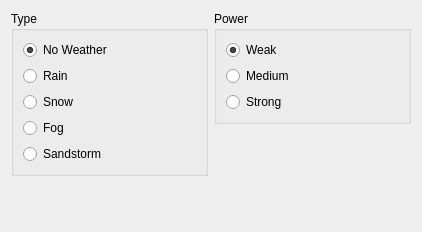
<?xml version="1.0" encoding="UTF-8"?>
<ui version="4.0">
 <class>WeatherEffectsWidget</class>
 <widget class="QWidget" name="WeatherEffectsWidget">
  <property name="geometry">
   <rect>
    <x>0</x>
    <y>0</y>
    <width>422</width>
    <height>232</height>
   </rect>
  </property>
  <layout class="QHBoxLayout" name="horizontalLayout">
   <item>
    <layout class="QVBoxLayout" name="verticalLayout_2">
     <item>
      <widget class="QGroupBox" name="groupBox">
       <property name="title">
        <string>Type</string>
       </property>
       <layout class="QVBoxLayout" name="verticalLayout">
        <item>
         <widget class="QRadioButton" name="radioTypeNo">
          <property name="text">
           <string>No Weather</string>
          </property>
          <property name="checked">
           <bool>true</bool>
          </property>
          <attribute name="buttonGroup">
           <string notr="true">groupType_arg0</string>
          </attribute>
         </widget>
        </item>
        <item>
         <widget class="QRadioButton" name="radioTypeRain">
          <property name="text">
           <string>Rain</string>
          </property>
          <attribute name="buttonGroup">
           <string notr="true">groupType_arg0</string>
          </attribute>
         </widget>
        </item>
        <item>
         <widget class="QRadioButton" name="radioTypeSnow">
          <property name="text">
           <string>Snow</string>
          </property>
          <attribute name="buttonGroup">
           <string notr="true">groupType_arg0</string>
          </attribute>
         </widget>
        </item>
        <item>
         <widget class="QRadioButton" name="radioTypeFog">
          <property name="text">
           <string>Fog</string>
          </property>
          <attribute name="buttonGroup">
           <string notr="true">groupType_arg0</string>
          </attribute>
         </widget>
        </item>
        <item>
         <widget class="QRadioButton" name="radioTypeSand">
          <property name="text">
           <string>Sandstorm</string>
          </property>
          <attribute name="buttonGroup">
           <string notr="true">groupType_arg0</string>
          </attribute>
         </widget>
        </item>
       </layout>
      </widget>
     </item>
     <item>
      <spacer name="verticalSpacer">
       <property name="orientation">
        <enum>Qt::Vertical</enum>
       </property>
       <property name="sizeHint" stdset="0">
        <size>
         <width>20</width>
         <height>40</height>
        </size>
       </property>
      </spacer>
     </item>
    </layout>
   </item>
   <item>
    <layout class="QVBoxLayout" name="verticalLayout_4">
     <item>
      <widget class="QGroupBox" name="groupBox_2">
       <property name="title">
        <string>Power</string>
       </property>
       <layout class="QVBoxLayout" name="verticalLayout_3">
        <item>
         <widget class="QRadioButton" name="radioPowerWeak">
          <property name="text">
           <string>Weak</string>
          </property>
          <property name="checked">
           <bool>true</bool>
          </property>
          <attribute name="buttonGroup">
           <string notr="true">groupStrength_arg1</string>
          </attribute>
         </widget>
        </item>
        <item>
         <widget class="QRadioButton" name="radioPowerMedium">
          <property name="text">
           <string>Medium</string>
          </property>
          <attribute name="buttonGroup">
           <string notr="true">groupStrength_arg1</string>
          </attribute>
         </widget>
        </item>
        <item>
         <widget class="QRadioButton" name="radioPowerStrong">
          <property name="text">
           <string>Strong</string>
          </property>
          <attribute name="buttonGroup">
           <string notr="true">groupStrength_arg1</string>
          </attribute>
         </widget>
        </item>
       </layout>
      </widget>
     </item>
     <item>
      <spacer name="verticalSpacer_2">
       <property name="orientation">
        <enum>Qt::Vertical</enum>
       </property>
       <property name="sizeHint" stdset="0">
        <size>
         <width>20</width>
         <height>40</height>
        </size>
       </property>
      </spacer>
     </item>
    </layout>
   </item>
  </layout>
 </widget>
 <resources/>
 <connections/>
 <slots>
  <slot>helpRequested()</slot>
 </slots>
 <buttongroups>
  <buttongroup name="groupType_arg0"/>
  <buttongroup name="groupStrength_arg1"/>
 </buttongroups>
</ui>
